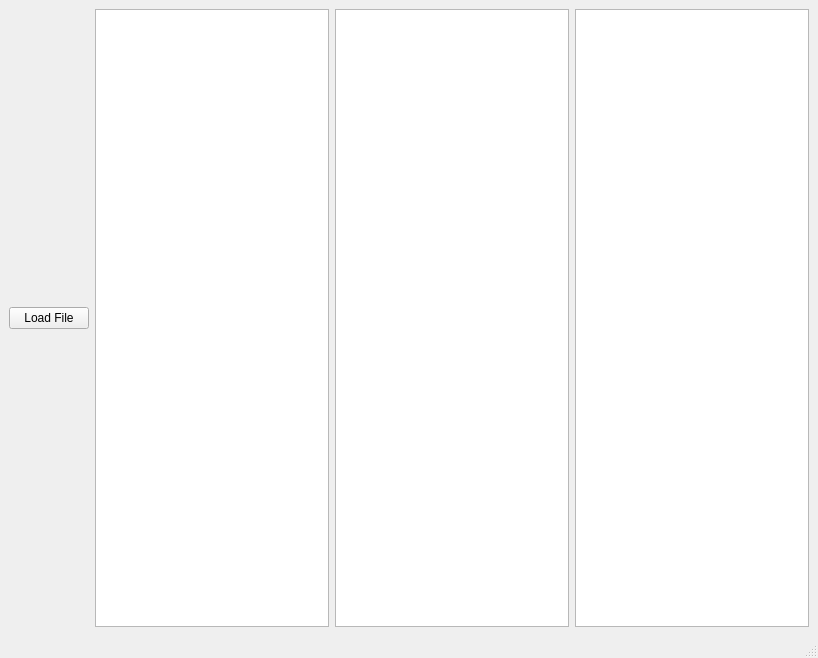
<?xml version="1.0" encoding="UTF-8"?>
<ui version="4.0">
 <class>MainWindow</class>
 <widget class="QMainWindow" name="MainWindow">
  <property name="geometry">
   <rect>
    <x>0</x>
    <y>0</y>
    <width>818</width>
    <height>658</height>
   </rect>
  </property>
  <property name="windowTitle">
   <string>MainWindow</string>
  </property>
  <widget class="QWidget" name="centralwidget">
   <layout class="QHBoxLayout" name="horizontalLayout_3">
    <item>
     <layout class="QVBoxLayout" name="verticalLayout_2">
      <item>
       <widget class="QPushButton" name="loadFile">
        <property name="text">
         <string>Load File</string>
        </property>
       </widget>
      </item>
     </layout>
    </item>
    <item>
     <layout class="QHBoxLayout" name="horizontalLayout_2">
      <item>
       <widget class="QListWidget" name="listWidget"/>
      </item>
      <item>
       <widget class="QListWidget" name="listWidget_2"/>
      </item>
      <item>
       <widget class="QListWidget" name="listWidget_3"/>
      </item>
     </layout>
    </item>
   </layout>
  </widget>
  <widget class="QMenuBar" name="menubar">
   <property name="geometry">
    <rect>
     <x>0</x>
     <y>0</y>
     <width>818</width>
     <height>21</height>
    </rect>
   </property>
  </widget>
  <widget class="QStatusBar" name="statusbar"/>
 </widget>
 <resources/>
 <connections>
  <connection>
   <sender>loadFile</sender>
   <signal>clicked()</signal>
   <receiver>MainWindow</receiver>
   <slot>loadFile()</slot>
   <hints>
    <hint type="sourcelabel">
     <x>191</x>
     <y>167</y>
    </hint>
    <hint type="destinationlabel">
     <x>298</x>
     <y>87</y>
    </hint>
   </hints>
  </connection>
 </connections>
 <slots>
  <slot>process_line(QString)</slot>
  <slot>loadFile()</slot>
 </slots>
</ui>
